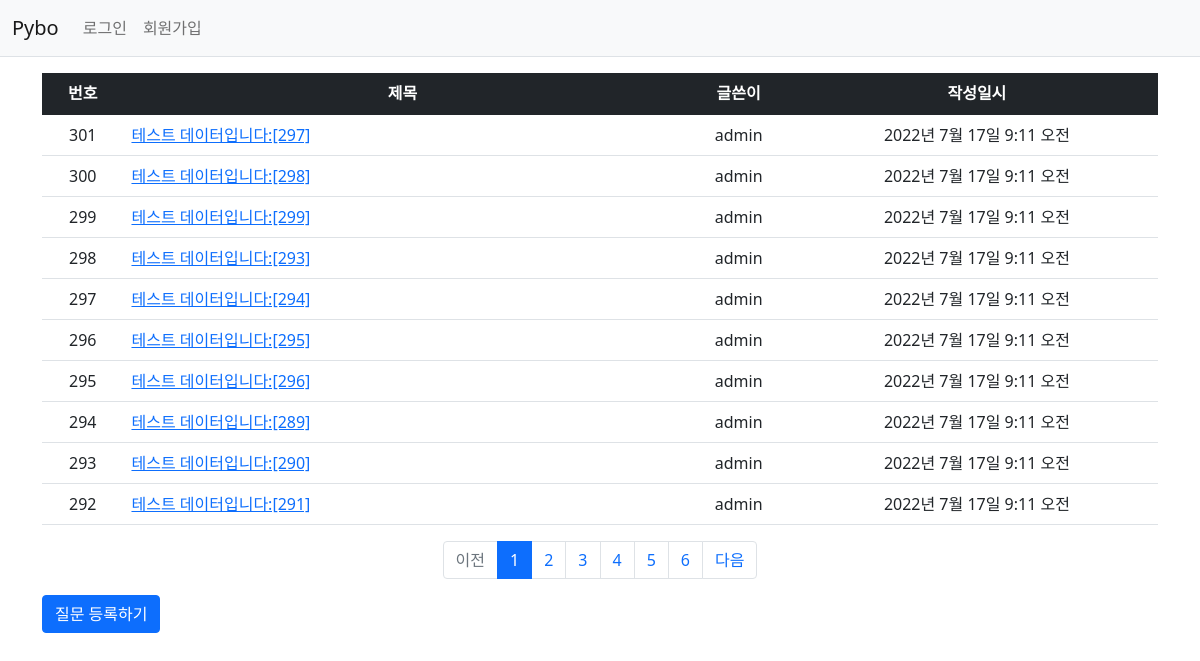
Screenshot of /pybo/ with the database file from the repository.
### pybo/models.py (models this page shows, shortened)
class Question(models.Model):
    author = models.ForeignKey(User, on_delete=models.CASCADE)
    subject = models.CharField(max_length=200)
    content = models.TextField()
    create_date = models.DateTimeField()

### pybo/views.py (the view)
# urls.py: path('', views.index, name='index'),
def index(request):
    page = request.GET.get('page', '1')
    question_list = Question.objects.order_by('-create_date')
    paginator = Paginator(question_list, 10)
    page_obj = paginator.get_page(page)
    context = {'question_list': page_obj}
    return render(request, 'pybo/question_list.html', context)

### pybo/templatetags/pybo_filter.py (called while the page is built)
@register.filter
def sub(value, arg):
    return value - arg

### templates/pybo/question_list.html (shortened to what this page needs)
{% extends 'base.html' %}
{% load pybo_filter %}
{% block content %}
<div class="container my-3">
    <table class="table">
        <thead>
        <tr class="text-center table-dark">
            <th>번호</th>
            <th style="width:50%">제목</th>
            <th>글쓴이</th>
            <th>작성일시</th>
        </tr>
        </thead>
        <tbody>
        {% if question_list %}
        {% for question in question_list %}
        <tr class="text-center">
            <td>
                {{ question_list.paginator.count|sub:question_list.start_index|sub:forloop.counter0|add:1 }}
            </td>
            <td class="text-start">
                <a href="{% url 'pybo:detail' question.id %}">{{ question.subject }}</a>
            </td>
            <td>{{ question.author.username }}</td>
            <td>{{ question.create_date }}</td>
        </tr>
        {% endfor %}
        {% else %}
        <tr>
            <td colspan="4">질문이 없습니다.</td>
        </tr>
        {% endif %}
        </tbody>
    </table>
    <ul class="pagination justify-content-center">
        {% if question_list.has_previous %}
        <li class="page-item">
            <a class="page-link" href="?page={{ question_list.previous_page_number }}">이전</a>
        </li>
        {% else %}
        <li class="page-item disabled">
            <a class="page-link" tabindex="-1" aria-disabled="true" href="#">이전</a>
        </li>
        {% endif %}
        {% for page_number in question_list.paginator.page_range %}
        {% if page_number >= question_list.number|add:-5 and page_number <= question_list.number|add:5 %}
        {% if page_number == question_list.number %}
        <li class="page-item active" aria-current="page">
            <a class="page-link" href="?page={{ page_number }}">{{ page_number }}</a>
        </li>
        {% else %}
        <li class="page-item">
            <a class="page-link" href="?page={{ page_number }}">{{ page_number }}</a>
        </li>
        {% endif %}
        {% endif %}
        {% endfor %}
        {% if question_list.has_next %}
        <li class="page-item">
            <a class="page-link" href="?page={{ question_list.next_page_number }}">다음</a>
        </li>
        {% else %}
        <li class="page-item disabled">
            <a class="page-link" tabindex="-1" aria-disabled="true" href="#">다음</a>
        </li>
        {% endif %}
    </ul>
    <a href="{% url 'pybo:question_create' %}" class="btn btn-primary">질문 등록하기</a>
</div>
{% endblock %}

### templates/base.html (shortened to what this page needs)
{% load static %}
<!doctype html>
<html lang="ko">
<head>
    <link rel="stylesheet" type="text/css" href="{% static 'bootstrap.min.css' %}">
    <link rel="stylesheet" type="text/css" href="{% static 'style.css' %}">
</head>
<body>
{% include "navbar.html" %}
{% block content %}
{% endblock %}
</body>
</html>

### templates/navbar.html (shortened to what this page needs)
<nav class="navbar navbar-expand-lg navbar-light bg-light border-bottom">
    <div class="container-fluid">
        <a class="navbar-brand" href="{% url 'pybo:index' %}">Pybo</a>
        <div class="collapse navbar-collapse" id="navbarSupportedContent">
            <ul class="navbar-nav me-auto mb-2 mb-lg-0">
                <li class="nav-item">
                    {% if user.is_authenticated %}
                    <a class="nav-link" href="{% url 'common:logout' %}">{{ user.username }} (로그아웃)</a>
                    {% else %}
                    <a class="nav-link" href="{% url 'common:login' %}">로그인</a>
                    {% endif %}
                </li>
                <li>
                    {% if not user.is_authenticated %}
                    <a class="nav-link" href="{% url 'common:signup' %}">회원가입</a>
                    {% endif %}
                </li>
            </ul>
        </div>
    </div>
</nav>

### rows the page displays
Question: paginator.count|sub "301", subject "테스트 데이터입니다:[297]", author.username "admin", create_date "2022년 7월 17일 9:11 오전"
Question: paginator.count|sub "300", subject "테스트 데이터입니다:[298]", author.username "admin", create_date "2022년 7월 17일 9:11 오전"
Question: paginator.count|sub "299", subject "테스트 데이터입니다:[299]", author.username "admin", create_date "2022년 7월 17일 9:11 오전"
Question: paginator.count|sub "298", subject "테스트 데이터입니다:[293]", author.username "admin", create_date "2022년 7월 17일 9:11 오전"
Question: paginator.count|sub "297", subject "테스트 데이터입니다:[294]", author.username "admin", create_date "2022년 7월 17일 9:11 오전"
Question: paginator.count|sub "296", subject "테스트 데이터입니다:[295]", author.username "admin", create_date "2022년 7월 17일 9:11 오전"
Question: paginator.count|sub "295", subject "테스트 데이터입니다:[296]", author.username "admin", create_date "2022년 7월 17일 9:11 오전"
Question: paginator.count|sub "294", subject "테스트 데이터입니다:[289]", author.username "admin", create_date "2022년 7월 17일 9:11 오전"
Question: paginator.count|sub "293", subject "테스트 데이터입니다:[290]", author.username "admin", create_date "2022년 7월 17일 9:11 오전"
Question: paginator.count|sub "292", subject "테스트 데이터입니다:[291]", author.username "admin", create_date "2022년 7월 17일 9:11 오전"

### other values shown
{{ page_number }} "1"
{{ page_number }} "2" "3" "4" "5" "6"
